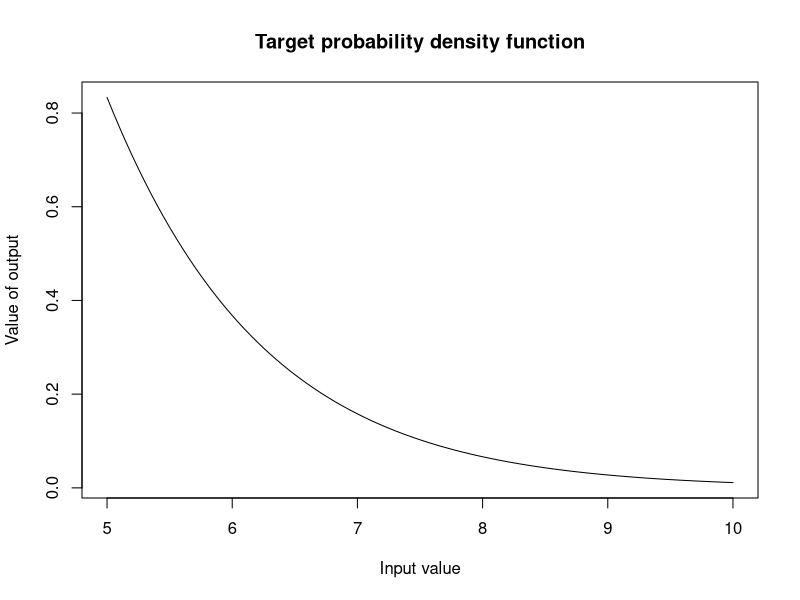
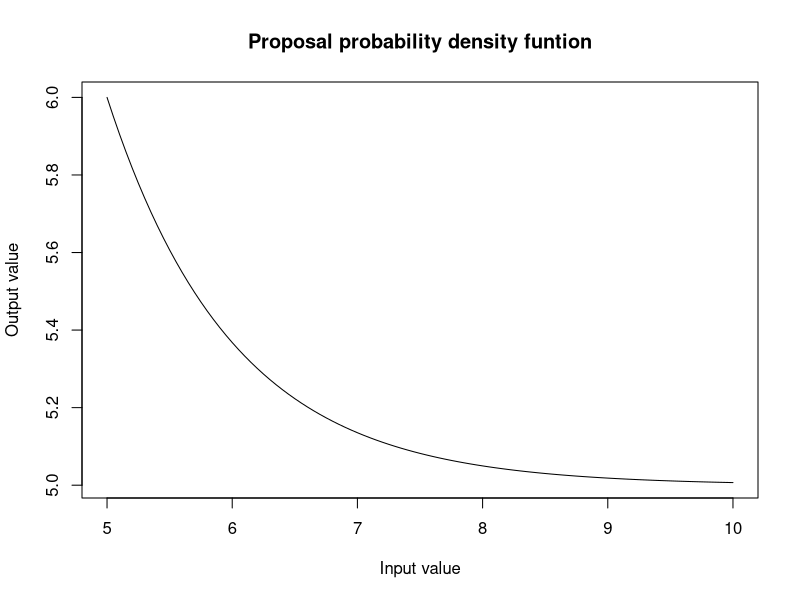
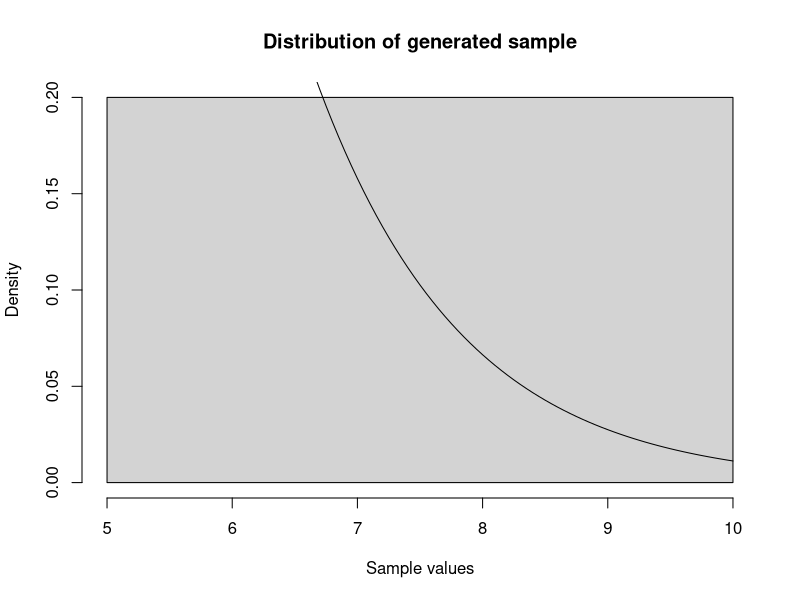

These charts were generated, in order, by the following R code:
#Rejection Sampling ----------------------------------------------------------------------
#Defining our target pdf (density function to sample from) --------------------------
target_pdf<-function(x){
  (x*exp(-x))/(6*exp(-5))
}

#Defining proposal pdf number generator(density function that we use to accept or reject)--
proposal_pdf<- function(x){
  5 + rexp(1, rate =1)
}
proposal_pdf_graph<- function(x){
  5 + exp(-(x - 5))
}
#Graphing our target  and proposal probability density functions 
curve(target_pdf(x), from = 5, to =10, 
      xlab = "Input value",
      ylab = "Value of output",
      main = "Target probability density function")

curve(proposal_pdf_graph(x), from = 5, to = 10,
      xlab = "Input value",
      ylab = "Output value",
      main = "Proposal probability density funtion")

#Rejection Sampling function ------------------------------------
sim_gamma<-function(){
  set.seed(123)
  n <-5000
  sample_y<-numeric(n)
  number <- 0
  count<-0
  total_sample <-numeric(0)
  while(count<n) {
    
    #generated sample from proposal 
    y<-proposal_pdf(1)
    #uniform comparison
    u<- runif(1,0,1)
    #number of total generated samples
    number <- number + 1
    total_sample[number] <- y
    acceptance_rate <- (5000/ length(total_sample))*100
    
    #accept or reject criteria
    if( u < target_pdf(y)/proposal_pdf(y))
      count<- count +1
    sample_y[count]<-y
    
  }
  return(acceptance_rate)
  
}
sim_gamma()
#Graphical display of distribution of sample and pdf ------------- 
hist(sim_gamma(), freq = FALSE,
     main = "Distribution of generated sample",
     xlab = "Sample values")
curve(target_pdf(x), add = TRUE)
